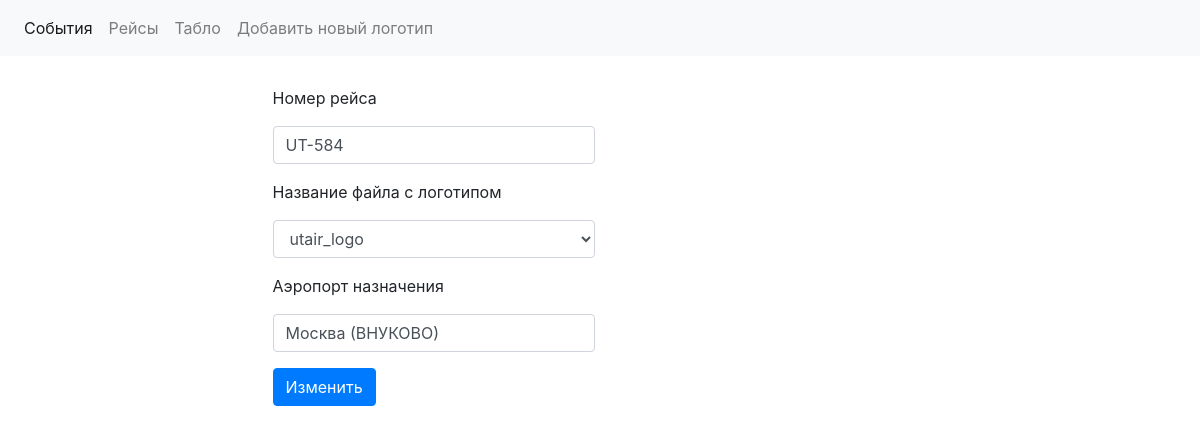
/edit_route?route_id=16, run on an earlier commit of the app's database.
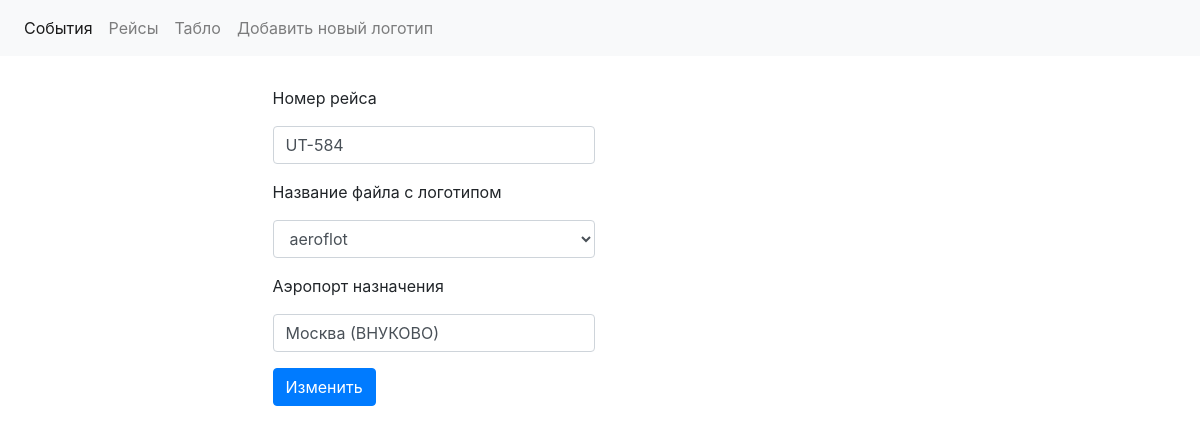
And on a later commit of the database.
### data/routes.py (models this page shows)
class Routes(SqlAlchemyBase, SerializerMixin):
    __tablename__ = 'routes'
    id = sqlalchemy.Column(sqlalchemy.Integer,
                           primary_key=True, autoincrement=True)
    route = sqlalchemy.Column(sqlalchemy.String, nullable=True)
    path_logo = sqlalchemy.Column(sqlalchemy.String, nullable=True)
    airport = sqlalchemy.Column(sqlalchemy.String, nullable=True)

### main.py (the view, shortened to what this page needs)
@app.route('/edit_route', methods=['GET', 'POST'])
def edit_route():
    db_sess = db_session.create_session()
    form = AddEditRouteForm()
    id_row = 1
    if 'route_id' in request.args.keys():
        id_row = request.args['route_id']
    data = db_sess.query(Routes).filter(Routes.id == int(id_row)).first()
    logos = os.listdir('static/img')
    logos.remove('nal_logo.png')
    logos.remove('nal_logo2.jpg')
    logos = [(i, i.split('.')[0]) for i in logos]
    form.route.data = data.route
    form.path_logo.choices = logos
    form.path_logo.data = data.path_logo
    form.airport.data = data.airport
    return render_template('add_edit_route.html', title='Изменить', form=form)

### forms/add_edit_route_form.py
class AddEditRouteForm(FlaskForm):
    route = StringField(u'Номер рейса', validators=[DataRequired()])
    path_logo = SelectField(u'Название файла с логотипом', validators=[DataRequired()])
    airport = StringField(u'Аэропорт назначения', validators=[DataRequired()])
    submit = SubmitField('Изменить')

### data/db_session.py (called while the page is built)
def create_session() -> Session:
    global __factory
    return __factory()

### templates/add_edit_route.html (shortened to what this page needs)
{% extends "base.html" %}
{% block body %}
<div style="width: 655px; margin: auto; padding-top: 30px;">
    <form action="" method="post">
        <div class="form-row">
            <div class="form-group col-md-6">
                <label for="inputState">{{ form.route.label }}</label>
                {{ form.route(class="form-control") }}
            </div>
        </div>
        <div class="form-row">
            <div class="form-group col-md-6">
                <label for="inputState">{{ form.path_logo.label }}</label>
                {{ form.path_logo(class="form-control") }}
            </div>
        </div>
        <div class="form-row">
            <div class="form-group col-md-6">
                <label for="inputState">{{ form.airport.label }}</label>
                {{ form.airport(class="form-control") }}
            </div>
        </div>
        {{ form.submit(type="submit", class="btn btn-primary") }}
    </form>
</div>
{% endblock %}

What changed in the data, as far as the page shows it:
changed Routes "UT-584": path_logo "utair_logo" → "aeroflot"
